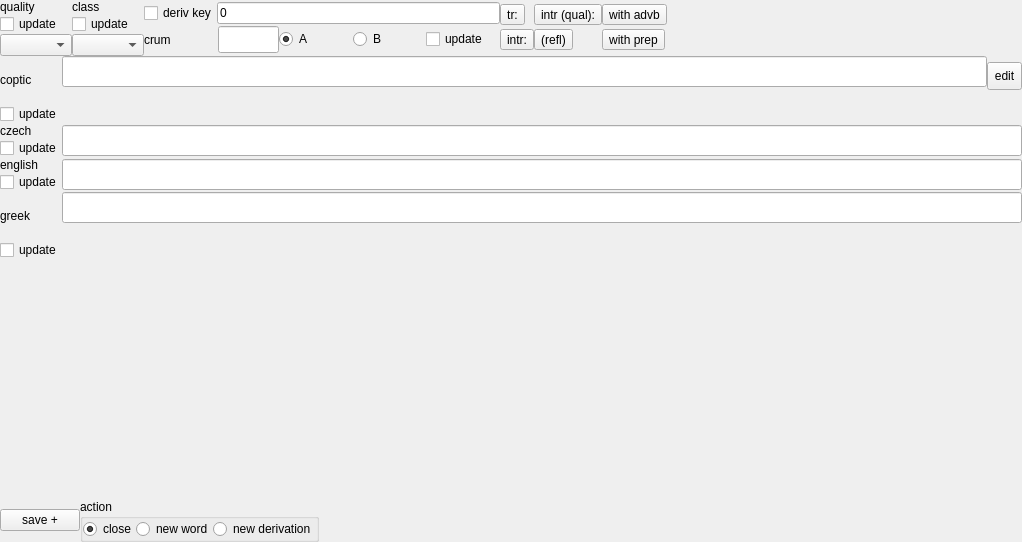
<?xml version="1.0" encoding="UTF-8"?>
<ui version="4.0">
 <class>frmAddWord</class>
 <widget class="QWidget" name="frmAddWord">
  <property name="geometry">
   <rect>
    <x>0</x>
    <y>0</y>
    <width>1022</width>
    <height>542</height>
   </rect>
  </property>
  <property name="windowTitle">
   <string notr="true"/>
  </property>
  <property name="windowIcon">
   <iconset resource="resfile.qrc">
    <normaloff>:/new/icons/icons/addw.png</normaloff>:/new/icons/icons/addw.png</iconset>
  </property>
  <layout class="QVBoxLayout" name="verticalLayout_11">
   <item>
    <layout class="QHBoxLayout" name="horizontalLayout_9">
     <item>
      <layout class="QVBoxLayout" name="verticalLayout">
       <item>
        <widget class="QLabel" name="lblQuality">
         <property name="text">
          <string>quality</string>
         </property>
        </widget>
       </item>
       <item>
        <widget class="QCheckBox" name="cbUpdQual">
         <property name="enabled">
          <bool>true</bool>
         </property>
         <property name="text">
          <string>update</string>
         </property>
        </widget>
       </item>
       <item>
        <widget class="QComboBox" name="cmbAWquality"/>
       </item>
      </layout>
     </item>
     <item>
      <layout class="QVBoxLayout" name="verticalLayout_6">
       <item>
        <widget class="QLabel" name="label">
         <property name="text">
          <string>class</string>
         </property>
        </widget>
       </item>
       <item>
        <widget class="QCheckBox" name="cbUpdType">
         <property name="text">
          <string>update</string>
         </property>
        </widget>
       </item>
       <item>
        <widget class="QComboBox" name="cmbAWtype"/>
       </item>
      </layout>
     </item>
     <item>
      <layout class="QVBoxLayout" name="verticalLayout_10">
       <item>
        <layout class="QHBoxLayout" name="horizontalLayout_3">
         <item>
          <widget class="QCheckBox" name="cbDrvKey">
           <property name="text">
            <string>deriv key</string>
           </property>
          </widget>
         </item>
         <item>
          <widget class="QLineEdit" name="txtDrvKey">
           <property name="text">
            <string>0</string>
           </property>
           <property name="maxLength">
            <number>6</number>
           </property>
          </widget>
         </item>
        </layout>
       </item>
       <item>
        <layout class="QHBoxLayout" name="horizontalLayout_2">
         <item>
          <widget class="QLabel" name="label_12">
           <property name="text">
            <string>crum</string>
           </property>
          </widget>
         </item>
         <item>
          <widget class="QLineEdit" name="txtAWcrum">
           <property name="minimumSize">
            <size>
             <width>61</width>
             <height>27</height>
            </size>
           </property>
           <property name="maximumSize">
            <size>
             <width>61</width>
             <height>27</height>
            </size>
           </property>
           <property name="inputMask">
            <string>D00; </string>
           </property>
           <property name="maxLength">
            <number>3</number>
           </property>
          </widget>
         </item>
         <item>
          <widget class="QRadioButton" name="rbAWA">
           <property name="text">
            <string notr="true">A</string>
           </property>
           <property name="checked">
            <bool>true</bool>
           </property>
          </widget>
         </item>
         <item>
          <widget class="QRadioButton" name="rbAWB">
           <property name="text">
            <string notr="true">B</string>
           </property>
          </widget>
         </item>
         <item>
          <widget class="QCheckBox" name="cbUpdCrum">
           <property name="text">
            <string>update</string>
           </property>
          </widget>
         </item>
        </layout>
       </item>
      </layout>
     </item>
     <item>
      <layout class="QGridLayout" name="gridLayout">
       <item row="0" column="0">
        <widget class="QToolButton" name="btTemplTr">
         <property name="focusPolicy">
          <enum>Qt::NoFocus</enum>
         </property>
         <property name="text">
          <string>tr:</string>
         </property>
        </widget>
       </item>
       <item row="0" column="1">
        <widget class="QToolButton" name="btTemplIntrQ">
         <property name="focusPolicy">
          <enum>Qt::NoFocus</enum>
         </property>
         <property name="text">
          <string>intr (qual):</string>
         </property>
        </widget>
       </item>
       <item row="0" column="2">
        <widget class="QToolButton" name="btTemplAdvb">
         <property name="focusPolicy">
          <enum>Qt::NoFocus</enum>
         </property>
         <property name="text">
          <string>with advb</string>
         </property>
        </widget>
       </item>
       <item row="1" column="0">
        <widget class="QToolButton" name="btTemplIntr">
         <property name="focusPolicy">
          <enum>Qt::NoFocus</enum>
         </property>
         <property name="text">
          <string>intr:</string>
         </property>
        </widget>
       </item>
       <item row="1" column="1">
        <widget class="QToolButton" name="btTemplRefl">
         <property name="focusPolicy">
          <enum>Qt::NoFocus</enum>
         </property>
         <property name="text">
          <string>(refl)</string>
         </property>
        </widget>
       </item>
       <item row="1" column="2">
        <widget class="QToolButton" name="btTemplPrep">
         <property name="focusPolicy">
          <enum>Qt::NoFocus</enum>
         </property>
         <property name="text">
          <string>with prep</string>
         </property>
        </widget>
       </item>
      </layout>
     </item>
     <item>
      <spacer name="horizontalSpacer">
       <property name="orientation">
        <enum>Qt::Horizontal</enum>
       </property>
       <property name="sizeHint" stdset="0">
        <size>
         <width>40</width>
         <height>20</height>
        </size>
       </property>
      </spacer>
     </item>
    </layout>
   </item>
   <item>
    <layout class="QHBoxLayout" name="horizontalLayout">
     <item>
      <layout class="QVBoxLayout" name="verticalLayout_7">
       <item>
        <widget class="QLabel" name="label_5">
         <property name="minimumSize">
          <size>
           <width>60</width>
           <height>0</height>
          </size>
         </property>
         <property name="text">
          <string>coptic  </string>
         </property>
        </widget>
       </item>
       <item>
        <widget class="QCheckBox" name="cbUpdCopt">
         <property name="text">
          <string>update</string>
         </property>
        </widget>
       </item>
      </layout>
     </item>
     <item>
      <layout class="QVBoxLayout" name="verticalLayout_8">
       <item>
        <widget class="QLineEdit" name="txtAWcopt">
         <property name="minimumSize">
          <size>
           <width>0</width>
           <height>31</height>
          </size>
         </property>
         <property name="baseSize">
          <size>
           <width>0</width>
           <height>0</height>
          </size>
         </property>
         <property name="font">
          <font>
           <pointsize>14</pointsize>
          </font>
         </property>
         <property name="maxLength">
          <number>999</number>
         </property>
        </widget>
       </item>
       <item>
        <widget class="QLabel" name="txtAWcoptTr">
         <property name="minimumSize">
          <size>
           <width>0</width>
           <height>31</height>
          </size>
         </property>
         <property name="font">
          <font>
           <family>Coptic</family>
           <pointsize>20</pointsize>
          </font>
         </property>
         <property name="text">
          <string/>
         </property>
        </widget>
       </item>
      </layout>
     </item>
     <item>
      <layout class="QVBoxLayout" name="verticalLayout_9">
       <item>
        <widget class="QToolButton" name="btEdit">
         <property name="minimumSize">
          <size>
           <width>0</width>
           <height>28</height>
          </size>
         </property>
         <property name="text">
          <string>edit</string>
         </property>
         <property name="checkable">
          <bool>false</bool>
         </property>
        </widget>
       </item>
       <item>
        <spacer name="verticalSpacer_2">
         <property name="orientation">
          <enum>Qt::Vertical</enum>
         </property>
         <property name="sizeType">
          <enum>QSizePolicy::Preferred</enum>
         </property>
         <property name="sizeHint" stdset="0">
          <size>
           <width>20</width>
           <height>28</height>
          </size>
         </property>
        </spacer>
       </item>
      </layout>
     </item>
    </layout>
   </item>
   <item>
    <layout class="QHBoxLayout" name="horizontalLayout_5">
     <item>
      <layout class="QVBoxLayout" name="verticalLayout_2">
       <item>
        <widget class="QLabel" name="label_7">
         <property name="minimumSize">
          <size>
           <width>60</width>
           <height>0</height>
          </size>
         </property>
         <property name="text">
          <string>czech</string>
         </property>
        </widget>
       </item>
       <item>
        <widget class="QCheckBox" name="cbUpdCz">
         <property name="text">
          <string>update</string>
         </property>
        </widget>
       </item>
      </layout>
     </item>
     <item>
      <widget class="QLineEdit" name="txtAWcz">
       <property name="minimumSize">
        <size>
         <width>0</width>
         <height>31</height>
        </size>
       </property>
       <property name="baseSize">
        <size>
         <width>0</width>
         <height>0</height>
        </size>
       </property>
       <property name="font">
        <font>
         <pointsize>14</pointsize>
        </font>
       </property>
       <property name="maxLength">
        <number>999</number>
       </property>
      </widget>
     </item>
    </layout>
   </item>
   <item>
    <layout class="QHBoxLayout" name="horizontalLayout_6">
     <item>
      <layout class="QVBoxLayout" name="verticalLayout_4">
       <item>
        <widget class="QLabel" name="label_8">
         <property name="minimumSize">
          <size>
           <width>60</width>
           <height>0</height>
          </size>
         </property>
         <property name="text">
          <string>english</string>
         </property>
        </widget>
       </item>
       <item>
        <widget class="QCheckBox" name="cbUpdEn">
         <property name="text">
          <string>update</string>
         </property>
        </widget>
       </item>
      </layout>
     </item>
     <item>
      <widget class="QLineEdit" name="txtAWeng">
       <property name="minimumSize">
        <size>
         <width>0</width>
         <height>31</height>
        </size>
       </property>
       <property name="baseSize">
        <size>
         <width>0</width>
         <height>0</height>
        </size>
       </property>
       <property name="font">
        <font>
         <pointsize>14</pointsize>
        </font>
       </property>
       <property name="maxLength">
        <number>999</number>
       </property>
      </widget>
     </item>
    </layout>
   </item>
   <item>
    <layout class="QHBoxLayout" name="horizontalLayout_4">
     <item>
      <layout class="QVBoxLayout" name="verticalLayout_5">
       <item>
        <widget class="QLabel" name="label_6">
         <property name="minimumSize">
          <size>
           <width>60</width>
           <height>0</height>
          </size>
         </property>
         <property name="text">
          <string>greek</string>
         </property>
        </widget>
       </item>
       <item>
        <widget class="QCheckBox" name="cbUpdGr">
         <property name="text">
          <string>update</string>
         </property>
        </widget>
       </item>
      </layout>
     </item>
     <item>
      <layout class="QVBoxLayout" name="verticalLayout_3">
       <item>
        <widget class="QLineEdit" name="txtAWgr">
         <property name="minimumSize">
          <size>
           <width>0</width>
           <height>31</height>
          </size>
         </property>
         <property name="baseSize">
          <size>
           <width>0</width>
           <height>0</height>
          </size>
         </property>
         <property name="font">
          <font>
           <pointsize>14</pointsize>
          </font>
         </property>
         <property name="maxLength">
          <number>999</number>
         </property>
        </widget>
       </item>
       <item>
        <widget class="QLabel" name="txtAWgrTr">
         <property name="minimumSize">
          <size>
           <width>0</width>
           <height>31</height>
          </size>
         </property>
         <property name="font">
          <font>
           <family>Sans Serif</family>
           <pointsize>20</pointsize>
          </font>
         </property>
         <property name="text">
          <string/>
         </property>
        </widget>
       </item>
      </layout>
     </item>
    </layout>
   </item>
   <item>
    <spacer name="verticalSpacer">
     <property name="orientation">
      <enum>Qt::Vertical</enum>
     </property>
     <property name="sizeHint" stdset="0">
      <size>
       <width>20</width>
       <height>100</height>
      </size>
     </property>
    </spacer>
   </item>
   <item>
    <layout class="QHBoxLayout" name="horizontalLayout_8">
     <item>
      <widget class="QPushButton" name="btAWsave">
       <property name="text">
        <string>save +</string>
       </property>
      </widget>
     </item>
     <item>
      <widget class="QGroupBox" name="groupBox">
       <property name="title">
        <string>action</string>
       </property>
       <layout class="QHBoxLayout" name="horizontalLayout_7">
        <item>
         <widget class="QRadioButton" name="rbClose">
          <property name="text">
           <string>close</string>
          </property>
          <property name="checked">
           <bool>true</bool>
          </property>
         </widget>
        </item>
        <item>
         <widget class="QRadioButton" name="rbNewW">
          <property name="text">
           <string>new word</string>
          </property>
         </widget>
        </item>
        <item>
         <widget class="QRadioButton" name="rbNewD">
          <property name="text">
           <string>new derivation</string>
          </property>
         </widget>
        </item>
       </layout>
      </widget>
     </item>
     <item>
      <spacer name="horizontalSpacer_2">
       <property name="orientation">
        <enum>Qt::Horizontal</enum>
       </property>
       <property name="sizeHint" stdset="0">
        <size>
         <width>578</width>
         <height>20</height>
        </size>
       </property>
      </spacer>
     </item>
    </layout>
   </item>
  </layout>
 </widget>
 <layoutdefault spacing="0" margin="0"/>
 <tabstops>
  <tabstop>cbUpdCopt</tabstop>
  <tabstop>cbUpdCz</tabstop>
  <tabstop>cbUpdEn</tabstop>
  <tabstop>txtAWeng</tabstop>
  <tabstop>cbUpdGr</tabstop>
  <tabstop>txtAWgr</tabstop>
  <tabstop>btAWsave</tabstop>
  <tabstop>rbClose</tabstop>
  <tabstop>rbNewD</tabstop>
  <tabstop>rbNewW</tabstop>
 </tabstops>
 <resources>
  <include location="resfile.qrc"/>
 </resources>
 <connections/>
</ui>
